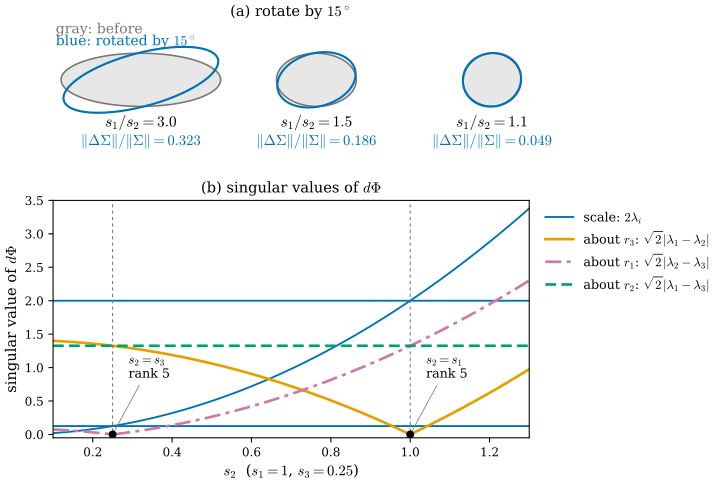

Write the Python code that produced this figure.
"""Figure 29.2.2: a rotation changes Sigma in proportion to s_i^2 - s_j^2 (Section 29.2).

(a) Three 2D Gaussians with s = (3, 1), (1.5, 1), (1.1, 1) (1-sigma ellipses, gray), each rotated by 15 degrees (blue).
    The number under each pair is the relative change |Delta Sigma|_F / |Sigma|_F = sqrt2 |s1^2 - s2^2| sin 15 / |Sigma|_F.
(b) The six singular values of dPhi at (R, s) for s = (1, s_2, 0.25), as functions of s_2 (3D), computed numerically
    from the 6 x 6 Jacobian of (omega, log s) -> Sigma (Frobenius-orthonormal basis of Sym(3)).
    Blue: the three scale directions, 2 lambda_i. Orange/green/purple (dash-dot): the three rotation directions,
    sqrt2 |lambda_i - lambda_j|; they vanish at s_2 = 0.25 (= s_3) and s_2 = 1 (= s_1), where rank dPhi = 5.
Self-check: numerical singular values agree with the closed form to 1e-6.

Run from the project root: ``PYTHONPATH=tools python3 chapters/29-gaussian-splatting/figures/fig-29-2-2-rotation-sensitivity.py``
"""

import dgfig

dgfig.setup()

import matplotlib.pyplot as plt
import numpy as np

C = dgfig.COLORS


def R2(deg):
    a = np.radians(deg)
    return np.array([[np.cos(a), -np.sin(a)], [np.sin(a), np.cos(a)]])


def hat(w):
    return np.array([[0, -w[2], w[1]], [w[2], 0, -w[0]], [-w[1], w[0], 0]])


def expso3(w):
    th = np.linalg.norm(w)
    K = hat(w)
    if th < 1e-14:
        return np.eye(3) + K
    return np.eye(3) + np.sin(th) / th * K + (1 - np.cos(th)) / th ** 2 * K @ K


BASIS = []
for i in range(3):
    E = np.zeros((3, 3)); E[i, i] = 1; BASIS.append(E)
for i, j in ((0, 1), (0, 2), (1, 2)):
    E = np.zeros((3, 3)); E[i, j] = E[j, i] = 1 / np.sqrt(2); BASIS.append(E)


def jac(R, s, h=1e-6):
    def f(p):
        S = (R @ expso3(p[:3])) @ np.diag((s * np.exp(p[3:])) ** 2) @ (R @ expso3(p[:3])).T
        return np.array([np.sum(S * E) for E in BASIS])
    Jm = np.zeros((6, 6))
    for k in range(6):
        e = np.zeros(6); e[k] = h
        Jm[:, k] = (f(e) - f(-e)) / (2 * h)
    return Jm


rng = np.random.default_rng(5)
Q, _ = np.linalg.qr(rng.normal(size=(3, 3)))
if np.linalg.det(Q) < 0:
    Q[:, 0] *= -1

fig, (axa, axb) = plt.subplots(2, 1, figsize=(6.4, 5.6), gridspec_kw=dict(height_ratios=[0.55, 1], hspace=0.25))

# (a)
t = np.linspace(0, 2 * np.pi, 300)
circ = np.stack([np.cos(t), np.sin(t)], 1)
for k, s1 in enumerate((3.0, 1.5, 1.1)):
    cx = 6.6 * k
    s = np.array([s1, 1.0])
    E0 = circ * s
    E1 = E0 @ R2(15).T
    axa.fill(*(E0 + [cx, 0]).T, color="#BBBBBB", alpha=0.35, lw=0)
    axa.plot(*(E0 + [cx, 0]).T, color=C["aux"], lw=1.2)
    axa.plot(*(E1 + [cx, 0]).T, color=C["tangent"], lw=1.6)
    lam = s ** 2
    rel = np.sqrt(2) * abs(lam[0] - lam[1]) * np.sin(np.radians(15)) / np.linalg.norm(lam)
    dS = R2(15) @ np.diag(lam) @ R2(15).T - np.diag(lam)
    assert abs(np.linalg.norm(dS) / np.linalg.norm(lam) - rel) < 1e-12
    axa.text(cx, -1.75, r"$s_1/s_2 = %.1f$" % s1, ha="center", fontsize=11.5)
    axa.text(cx, -2.45, r"$\|\Delta\Sigma\| / \|\Sigma\| = %.3f$" % rel, ha="center", fontsize=11, color=C["tangent"])
axa.text(-3.2, 1.75, "gray: before", color=C["aux"], fontsize=10.5)
axa.text(-3.2, 1.3, r"blue: rotated by $15^\circ$", color=C["tangent"], fontsize=10.5)
dgfig.schematic_axes(axa, (-3.3, 14.6), (-2.8, 2.1))
axa.set_title(r"(a) rotate by $15^\circ$", fontsize=11)

# (b)
s2s = np.linspace(0.1, 1.3, 121)
svs = []
for s2 in s2s:
    s = np.array([1.0, s2, 0.25])
    sv = np.sort(np.linalg.svd(jac(Q, s), compute_uv=False))
    lam = s ** 2
    closed = np.sort([2 * lam[0], 2 * lam[1], 2 * lam[2], np.sqrt(2) * abs(lam[0] - lam[1]),
                      np.sqrt(2) * abs(lam[0] - lam[2]), np.sqrt(2) * abs(lam[1] - lam[2])])
    assert np.allclose(sv, closed, atol=1e-6)
    svs.append(lam)
lam = np.array(svs)
axb.plot(s2s, 2 * lam[:, 0], color=C["tangent"], lw=1.4)
axb.plot(s2s, 2 * lam[:, 1], color=C["tangent"], lw=1.4)
axb.plot(s2s, 2 * lam[:, 2], color=C["tangent"], lw=1.4, label=r"scale: $2\lambda_i$")
axb.plot(s2s, np.sqrt(2) * abs(lam[:, 0] - lam[:, 1]), color=C["accent"], lw=2.0,
         label=r"about $r_3$: $\sqrt{2}|\lambda_1-\lambda_2|$")
# reddish purple + dash-dot so that it is not confused with the orange curve (about r_3)
axb.plot(s2s, np.sqrt(2) * abs(lam[:, 1] - lam[:, 2]), color=C["covector"], lw=2.0, ls=(0, (6, 2, 1.5, 2)),
         label=r"about $r_1$: $\sqrt{2}|\lambda_2-\lambda_3|$")
axb.plot(s2s, np.sqrt(2) * abs(lam[:, 0] - lam[:, 2]), color=C["third"], lw=2.0, ls=(0, (4, 2)),
         label=r"about $r_2$: $\sqrt{2}|\lambda_1-\lambda_3|$")
for x0, lab in ((0.25, r"$s_2 = s_3$"), (1.0, r"$s_2 = s_1$")):
    axb.axvline(x0, color=C["aux"], lw=0.8, ls=(0, (3, 3)))
    axb.plot(x0, 0, "o", color=C["main"], ms=5, zorder=5)
    axb.annotate(lab + "\nrank 5", xy=(x0, 0), xytext=(x0 + 0.04, 0.85), fontsize=9.5, ha="left",
                 arrowprops=dict(arrowstyle="-", color=C["aux"], lw=0.6))
axb.set_xlim(0.1, 1.3)
axb.set_ylim(-0.05, 3.5)
axb.set_xlabel(r"$s_2$  ($s_1 = 1$, $s_3 = 0.25$)")
axb.set_ylabel(r"singular value of $d\Phi$")
axb.legend(fontsize=9.5, loc="upper left", bbox_to_anchor=(1.01, 1.0), frameon=False, handlelength=2.2)
axb.set_title(r"(b) singular values of $d\Phi$", fontsize=11)
axb.tick_params(labelsize=9)

dgfig.save(fig, __file__)
